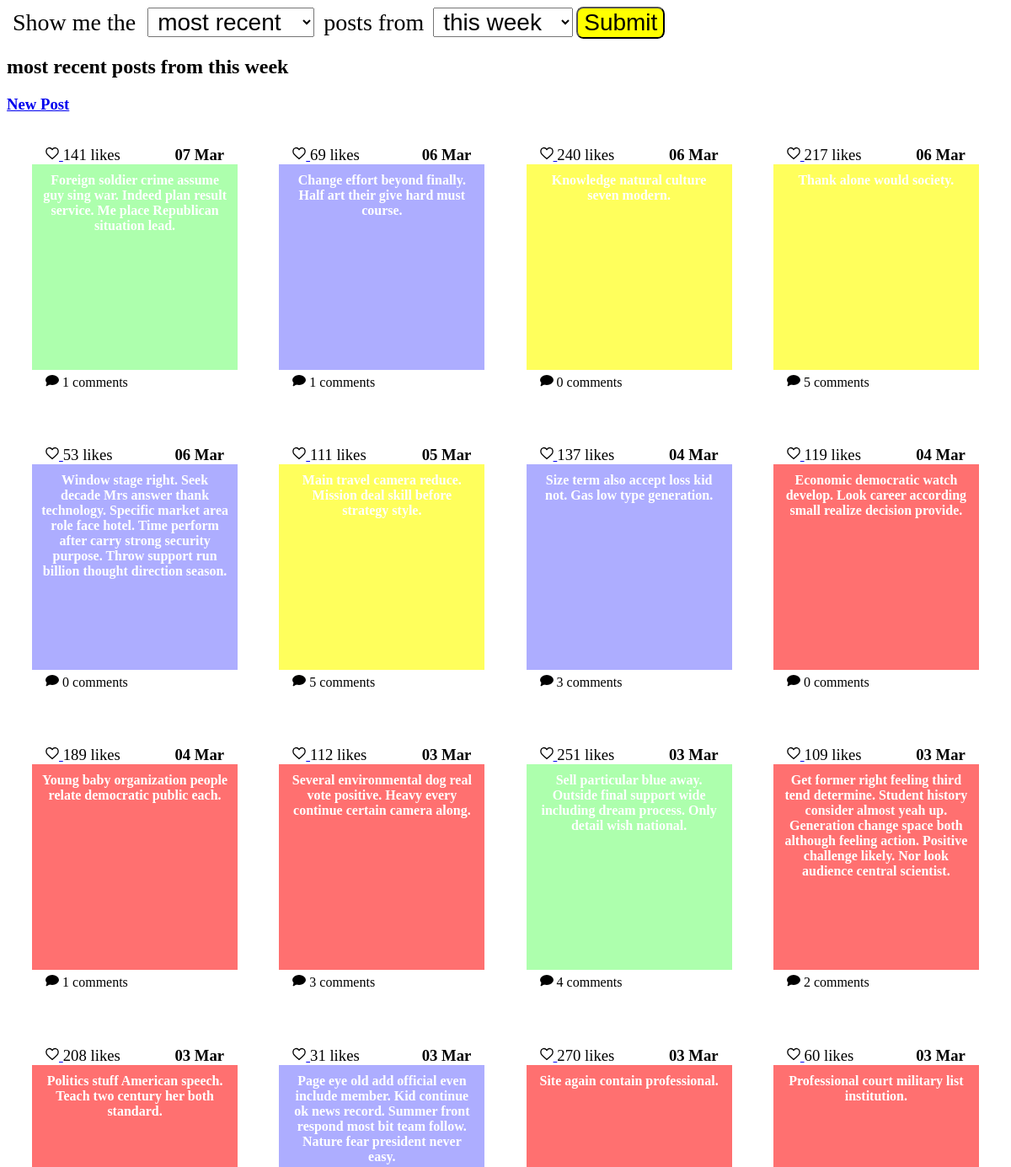
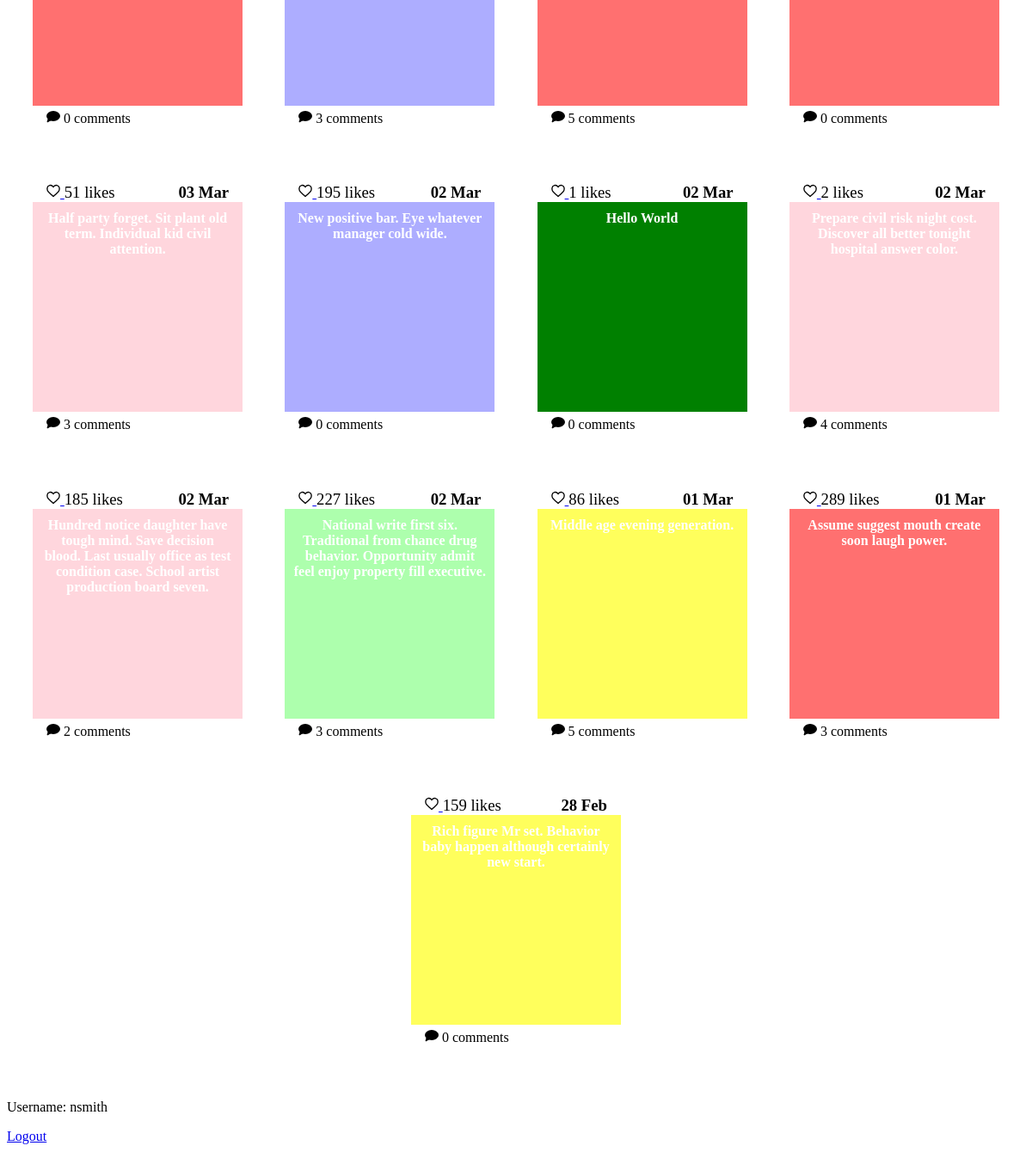
/home (signed in), run on the app's committed database (2 pictures, top to bottom).
### tables this page shows
CREATE TABLE posts
(
    id INTEGER PRIMARY KEY AUTOINCREMENT,
    author TEXT NOT NULL,
    message TEXT NOT NULL,
    background TEXT NOT NULL,
    submission_time TEXT NOT NULL
);

### app.py (the view, shortened to what this page needs)
@app.route("/home", methods=["GET", "POST"])
def home():
    db = get_db()
    form = HomePageForm()
    sort_by = form.sort_by.data
    recent = form.recent.data
    if recent == "today":
        recent_posts_limit = "datetime('now', '-24 hours')"
    elif recent == "this week":
        recent_posts_limit = "datetime('now', '-7 days')"
    elif recent == "this month":
        recent_posts_limit = "datetime('now', '-31 days')"
    else:
        recent_posts_limit = "0"
    if sort_by == "most recent":
        query = f"""SELECT id, message, background, submission_time
            FROM posts
            WHERE submission_time <= datetime('now') and submission_time >= {recent_posts_limit}
            ORDER BY submission_time DESC;"""
    posts = db.execute(query).fetchall()
    posts_formatted = []
    for post in posts:
        likes = db.execute("SELECT COUNT(*) AS 'likes' FROM likes WHERE post_id = ?;", (post["id"],)).fetchone()[
            "likes"]
        is_liked_by_user = db.execute("""SELECT * FROM
                posts JOIN likes
                    ON posts.id = ?
                        AND posts.id = likes.post_id
                WHERE likes.liker = ?;""", (post["id"], session.get("username", ""))).fetchone() is not None
        num_comments = db.execute("""SELECT COUNT(*)
                FROM comments
                WHERE post_id = ?;""", (post["id"],)).fetchone()["COUNT(*)"]
        posts_formatted.append(
            {
                "id": post["id"],
                "message": post["message"],
                "background": post["background"],
                "submission_time": datetime.strptime(post["submission_time"], "%Y-%m-%d %H:%M:%S").strftime("%d %b"),
                "likes": likes,
                "is_liked": is_liked_by_user,
                "num_comments": num_comments
            }
        )
    return render_template("home.html", form=form, posts=posts_formatted)

### forms.py
class HomePageForm(FlaskForm):
    sort_by = SelectField(label="Show me the ", choices=["most recent", "most popular"],
                          default="most recent")
    recent = SelectField(label="posts from", choices=["today", "this week", "this month", "all time"],
                         default="this week")
    submit = SubmitField("Submit")

### app.py (called while the page is built)
@app.before_request
def load_logged_in_user():
    g.user = session.get("username", None)

### database.py (called while the page is built)
def get_db():
    if "db" not in g:
        g.db = sqlite3.connect(DATABASE,
            detect_types=sqlite3.PARSE_DECLTYPES
        )
        g.db.row_factory = sqlite3.Row
    return g.db

### templates/home.html (shortened to what this page needs)
{% extends "base.html" %}
{% import 'macros.html' as macros %}
{% block stylesheets %}
    {{ macros.multiple_stylesheets(['root.css', 'home.css']) }}
{% endblock %}
{% block base_header %}
    <form action="" method="POST" novalidate>
        {{ form.sort_by.label }}
        {{ form.sort_by() }}
        {{ form.recent.label }}
        {{ form.recent() }}
        {{ form.submit() }}
    </form>
{% endblock %}
{% block main_content %}
    <h2>{{ form.sort_by.data }} posts from {{ form.recent.data }}</h2>
    <h3><a href="{{ url_for('create_post') }}">New Post</a></h3>
    <section id="posts">
        {% for post in posts %}
            {{ macros.render_post(post) }}
        {% endfor %}
    </section>
{% endblock %}

### templates/macros.html (shortened to what this page needs)
{% macro multiple_stylesheets(file_names) %}
    {% for file_name in file_names %}
        <link rel="stylesheet" href="{{ url_for('static', filename='styles/' + file_name) }}" />
    {% endfor %}
{% endmacro %}
{% macro heart(color) %}
    <svg version="1.0" xmlns="http://www.w3.org/2000/svg" width="300" height="300" viewBox="0 0 300.000000 300.000000" preserveAspectRatio="xMidYMid " class="svg" style="width: 16px; height: 16px;">
        <g transform="translate(0.000000,300.000000) scale(0.100000,-0.100000)" fill="{{ color }}" stroke="#000000">
        <path d="M700 2699 c-282 -64 -479 -276 -521 -559 -12 -88 -7 -261 12 -380 10
        -63 45 -185 59 -205 4 -5 13 -26 20 -45 57 -145 258 -366 599 -660 93 -79 245
        -213 325 -284 38 -33 74 -65 80 -71 6 -5 60 -54 119 -108 l107 -99 107 99 c59
        54 113 103 119 108 6 6 42 38 80 71 80 71 232 205 325 284 341 294 542 515
        599 660 7 19 16 40 20 45 14 20 49 142 59 205 19 119 24 292 12 380 -43 289
        -243 499 -532 560 -162 34 -299 16 -456 -62 -98 -48 -237 -171 -293 -258 -18
        -28 -36 -50 -40 -50 -4 0 -22 22 -40 50 -17 27 -71 87 -119 132 -180 171 -412
        239 -641 187z" id="node1" class="node" stroke-width="250"></path>
        </g>
        <g transform="translate(0.000000,300.000000) scale(0.100000,-0.100000)" fill="#FFFFFF" stroke="none">
        </g>
    </svg>
{% endmacro %}
{% macro speech_bubble() %}
    <svg version="1.0" xmlns="http://www.w3.org/2000/svg" width="16" height="16" style="width:16px; height:16px;">
        <ellipse cx="8" cy="8" rx="7" ry="5"
            style="fill:black;stroke:black;stroke-width:2"></ellipse>
        <polygon points="1,15 3,8 14,8" style="fill:black;stroke:black;stroke-width:1"></polygon>
    </svg>
{% endmacro %}
{% macro render_post(post) %}
    <section class="post">
        <h3>{{ post.submission_time }}</h3>
        <p id="likes-and-submission-time">
            {% if post.is_liked %}
                <a href="{{ url_for('unlike_post', post_id=post.id) }}">{{ heart('#ff0000') }}</a>
            {% else %}
                <a href="{{ url_for('like_post', post_id=post.id) }}">{{ heart('#ffffff') }}</a>
            {%  endif %}
            {{ post.likes }} likes
        </p>
        <div style="background:{{ post.background }};">
            {{ post.message }}
        </div>
        <p id="comments">
            <a href="{{ url_for('view_comments', post_id=post['id']) }}">
                {{ speech_bubble() }} {{ post.num_comments }} comments
            </a>
        </p>
    </section>
{% endmacro %}

### static/styles/root.css (style rules this page uses)
:root { font-size: 16px; }

### static/styles/home.css (style rules this page uses)
#posts { display: flex; flex-wrap: wrap; justify-content: space-evenly; }
.post { display: grid; grid-template-areas: "likes date" "post post" "comments comments"; margin: 1.2em; }
.post > h3 { grid-area: date; margin: 0; padding-right: 1rem; text-align: right; }
#likes-and-submission-time { grid-area: likes; font-size: 1.17em; margin: 0; padding-left: 1rem; text-align: left; }
.post > div { grid-area: post; width: 14rem; height: 14rem; display: table-cell; padding: 10px; vertical-align: middle; text-align: center; font-weight: bold; color: white; }
#comments { grid-area: comments; min-height: 2rem; padding-left: 1rem; margin-top: 0.25rem; }
#comments a { color: black; text-decoration: none; }
form * { font-size: 1.75rem; padding-left: 0.25em; padding-right: 0.25em; }
form > input[type=submit] { background: yellow; border-radius: 0.3em; }

### data on the page
posts: submission_time "07 Mar", likes "141", message "Foreign soldier crime assume guy sing war. Indeed plan result service. Me place Republican situation lead.", num_comments "1"
posts: submission_time "06 Mar", likes "69", message "Change effort beyond finally. Half art their give hard must course.", num_comments "1"
posts: submission_time "06 Mar", likes "240", num_comments "0"
posts: submission_time "06 Mar", likes "217", num_comments "5"
posts: submission_time "06 Mar", likes "53", message "Window stage right. Seek decade Mrs answer thank technology. Specific market area role face hotel. Time perform after carry strong security purpose. Throw support run billion thought direction season.", num_comments "0"
posts: submission_time "05 Mar", likes "111", num_comments "5"
posts: submission_time "04 Mar", likes "137", message "Size term also accept loss kid not. Gas low type generation.", num_comments "3"
posts: submission_time "04 Mar", likes "119", message "Economic democratic watch develop. Look career according small realize decision provide.", num_comments "0"
posts: submission_time "04 Mar", likes "189", message "Young baby organization people relate democratic public each.", num_comments "1"
posts: submission_time "03 Mar", likes "112", message "Several environmental dog real vote positive. Heavy every continue certain camera along.", num_comments "3"
posts: submission_time "03 Mar", likes "251", message "Sell particular blue away. Outside final support wide including dream process. Only detail wish national.", num_comments "4"
posts: submission_time "03 Mar", likes "109", message "Get former right feeling third tend determine. Student history consider almost yeah up. Generation change space both although feeling action. Positive challenge likely. Nor look audience central scientist.", num_comments "2"
posts: submission_time "03 Mar", likes "208", message "Politics stuff American speech. Teach two century her both standard.", num_comments "0"
posts: submission_time "03 Mar", likes "31", message "Page eye old add official even include member. Kid continue ok news record. Summer front respond most bit team follow. Nature fear president never easy.", num_comments "3"
posts: submission_time "03 Mar", likes "270", message "Site again contain professional.", num_comments "5"
posts: submission_time "03 Mar", likes "60", message "Professional court military list institution.", num_comments "0"
posts: submission_time "03 Mar", likes "51", message "Half party forget. Sit plant old term. Individual kid civil attention.", num_comments "3"
posts: submission_time "02 Mar", likes "195", message "New positive bar. Eye whatever manager cold wide.", num_comments "0"
posts: submission_time "02 Mar", likes "1", message "Hello World", num_comments "0"
posts: submission_time "02 Mar", likes "2", message "Prepare civil risk night cost. Discover all better tonight hospital answer color.", num_comments "4"
posts: submission_time "02 Mar", likes "185", message "Hundred notice daughter have tough mind. Save decision blood. Last usually office as test condition case. School artist production board seven.", num_comments "2"
posts: submission_time "02 Mar", likes "227", message "National write first six. Traditional from chance drug behavior. Opportunity admit feel enjoy property fill executive.", num_comments "3"
posts: submission_time "01 Mar", likes "86", num_comments "5"
posts: submission_time "01 Mar", likes "289", message "Assume suggest mouth create soon laugh power.", num_comments "3"
posts: submission_time "28 Feb", likes "159", num_comments "0"

### other printed values
{{ g.user }} "nsmith"
